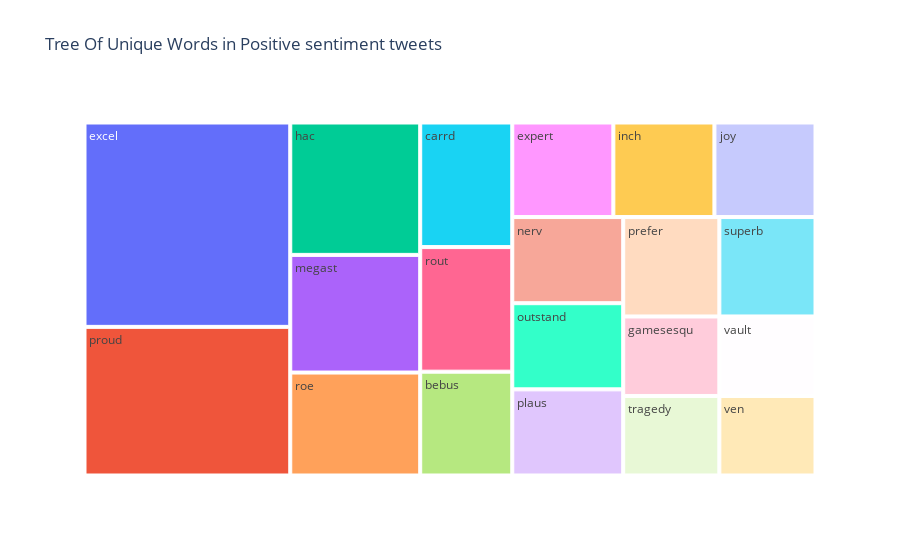

The code cell stored with this chart in its notebook:
### Code cell
import plotly.express as px
fig = px.treemap(Unique_Positive, path=['words'], values='count',title='Tree Of Unique Words in Positive sentiment tweets')
fig.show()

### Figure 1 — Plotly figure (JSON) as saved in the notebook; plotly's stock layout.template omitted (floating-point values rounded to 4 significant figures)
{"data": [{"branchvalues": "total", "domain": {"x": [0, 1], "y": [0, 1]}, "hovertemplate": "labels=%{label}<br>count=%{value}<br>parent=%{parent}<br>id=%{id}<extra></extra>", "ids": ["bebus", "carrd", "excel", "expert", "gamesesqu", "hac", "inch", "joy", "megast", "nerv", "outstand", "plaus", "prefer", "proud", "roe", "rout", "superb", "tragedy", "vault", "ven"], "labels": ["bebus", "carrd", "excel", "expert", "gamesesqu", "hac", "inch", "joy", "megast", "nerv", "outstand", "plaus", "prefer", "proud", "roe", "rout", "superb", "tragedy", "vault", "ven"], "name": "", "parents": ["", "", "", "", "", "", "", "", "", "", "", "", "", "", "", "", "", "", "", ""], "type": "treemap", "values": [5, 6, 22, 5, 4, 9, 5, 5, 8, 5, 5, 5, 5, 16, 7, 6, 5, 4, 4, 4]}], "layout": {"legend": {"tracegroupgap": 0}, "title": {"text": "Tree Of Unique Words in Positive sentiment tweets"}}}
